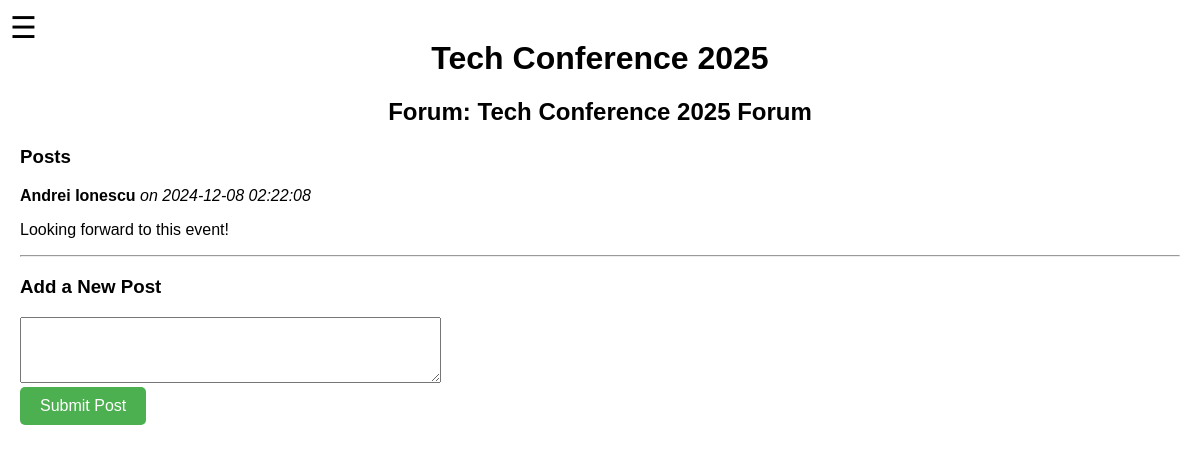
Page /home/forum/1 (signed in) on the earlier database version.
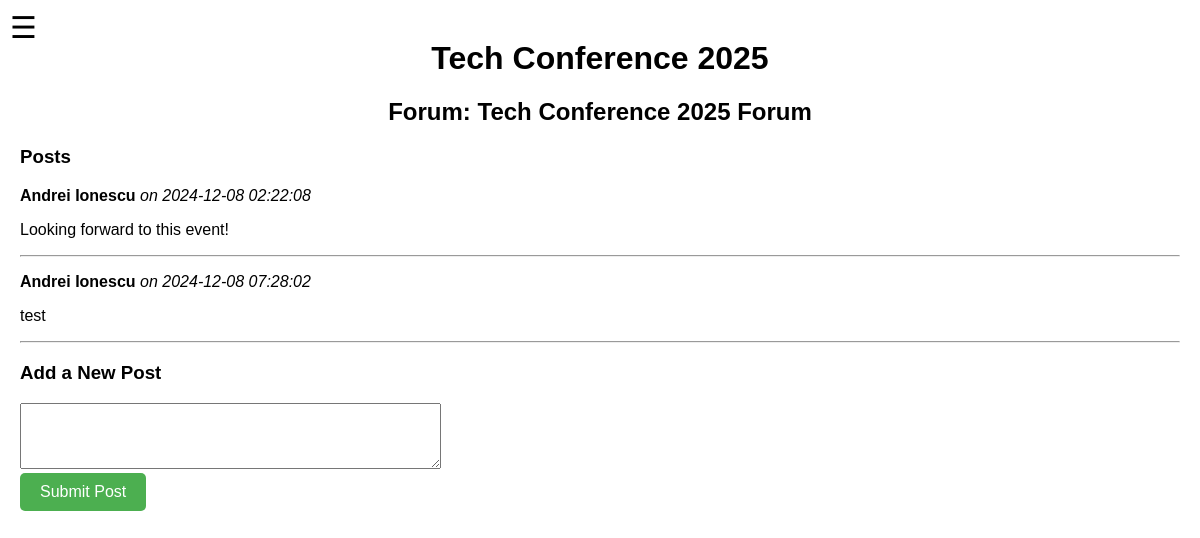
Same page on the later database version.
### tables this page shows
CREATE TABLE Post (
    id_post INTEGER PRIMARY KEY,
    id_forum INTEGER NOT NULL,
    id_user INTEGER NOT NULL,
    text TEXT NOT NULL CHECK(length(text) > 0),
    date_of_post TEXT DEFAULT (datetime('now')),
    FOREIGN KEY (id_forum) REFERENCES Forum(id_forum) ON DELETE CASCADE,
    FOREIGN KEY (id_user) REFERENCES User(id_user) ON DELETE CASCADE
);

CREATE TABLE User (
    id_user INTEGER PRIMARY KEY,
    first_name TEXT NOT NULL CHECK(length(first_name) > 0),
    last_name TEXT NOT NULL CHECK(length(last_name) > 0),
    date_of_birth TEXT, -- YYYY-MM-DD format recommended at application layer
    gender TEXT CHECK(gender IN ('M','F','O')),
    email TEXT NOT NULL UNIQUE CHECK(
        email LIKE '%_@__%.__%'   -- simple email pattern check
    ),
    university TEXT,
    university_programme TEXT CHECK(university_programme IN ('Bachelor', 'Master', 'PhD')),
    university_specialization TEXT,
    employed_status TEXT CHECK(employed_status IN ('Employed', 'Unemployed')),
    is_student INTEGER DEFAULT 0 CHECK(is_student IN (0,1)), -- 1 for Yes, 0 for No
    bio TEXT,
    hobbies TEXT,
    points INTEGER DEFAULT 0
);

### routes/forum.py (the view, shortened to what this page needs)
@forum_bp.route('/<int:forum_id>', methods=['GET', 'POST'])
def forum_page(forum_id):
    user_id = session.get('user_id')
    if not user_id:
        flash('Please log in to view forums.', 'error')
        return redirect(url_for('login.login'))
    forum = get_forum_details(forum_id)
    if not forum:
        flash('Forum not found.', 'error')
        return redirect(url_for('home.home'))
    event = get_event_details(forum['id_event'])
    if not event:
        flash('Associated event not found.', 'error')
        return redirect(url_for('home.home'))
    posts = get_posts_by_forum(forum_id)
    return render_template(
        'forum.html',
        event_title=event['name'],
        forum_title=forum['name'],
        posts=posts,
        forum_id=forum_id  # Ensure forum_id is passed to the template
    )

### models.py (called while the page is built)
def get_posts_by_forum(forum_id):
    with sqlite3.connect(DB_NAME, timeout=30) as conn:
        cursor = conn.cursor()
        query = """
            SELECT p.id_post, p.id_user, u.first_name, u.last_name, p.text, p.date_of_post
            FROM Post p
            JOIN User u ON p.id_user = u.id_user
            WHERE p.id_forum = ?
            ORDER BY p.date_of_post ASC
        """
        cursor.execute(query, (forum_id,))
        posts = cursor.fetchall()
    return [
        {
            'id_post': row[0],
            'id_user': row[1],
            'first_name': row[2],
            'last_name': row[3],
            'text': row[4],
            'date_of_post': row[5]
        }
        for row in posts
    ]

def get_forum_details(forum_id):
    with sqlite3.connect(DB_NAME, timeout=30) as conn:
        cursor = conn.cursor()
        query = """
            SELECT id_forum, name, id_event
            FROM Forum
            WHERE id_forum = ?
        """
        cursor.execute(query, (forum_id,))
        row = cursor.fetchone()
    if not row:
        return None
    return {
        'id_forum': row[0],
        'name': row[1],
        'id_event': row[2]
    }

### templates/forum.html (shortened to what this page needs)
{% extends "base.html" %}
{% block content %}
    <div class="hamburger-menu">
        <label for="menu-toggle" class="menu-icon">&#9776;</label>
    </div>
    <h1>{{ event_title }}</h1>
    <h2>Forum: {{ forum_title }}</h2>
    <h3>Posts</h3>
    {% if posts %}
        <ul>
            {% for post in posts %}
                <li>
                    <p><strong>{{ post.first_name }} {{ post.last_name }}</strong> <em>on {{ post.date_of_post }}</em></p>
                    <p>{{ post.text }}</p>
                    <hr>
                </li>
            {% endfor %}
        </ul>
    {% else %}
        <p>No posts in this forum yet. Be the first to post!</p>
    {% endif %}
    <h3>Add a New Post</h3>
    <form action="{{ url_for('forum.forum_page', forum_id=forum_id) }}" method="POST">
        <textarea name="post_text" rows="4" cols="50" required></textarea><br>
        <button type="submit" class="button enroll">Submit Post</button>
    </form>
{% endblock %}

Differences in the rows shown:
now on this page (row edited): Post: first_name "Andrei", last_name "Ionescu", date_of_post "2024-12-08 07:28:02", text "test"
